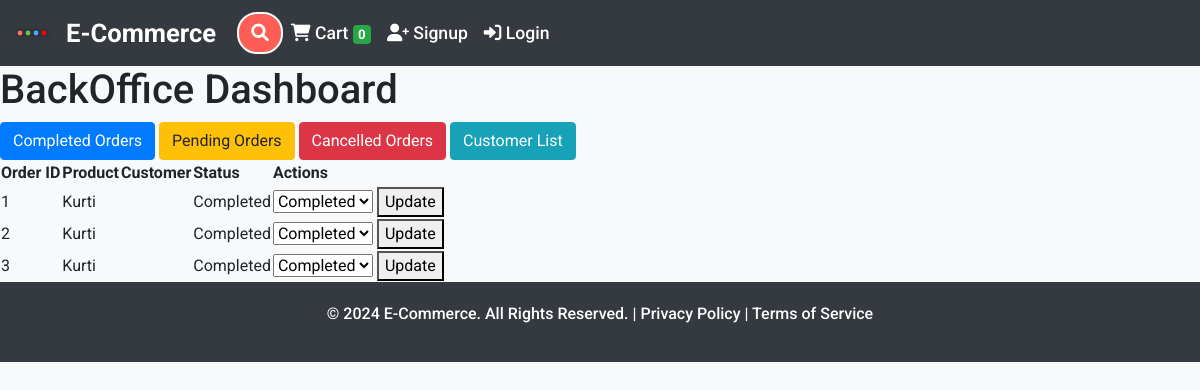
Page /backoffice/ (signed in) on the committed database.
### store/models/orders.py (models this page shows, shortened)
class Order(models.Model):
    product = models.ForeignKey(Products, on_delete=models.CASCADE)
    customer = models.ForeignKey(Customer, on_delete=models.CASCADE)
    address = models.ForeignKey(Address, on_delete=models.CASCADE)  # Reference to the Address model
    quantity = models.IntegerField(default=1)
    price = models.IntegerField()
    date = models.DateField(default=datetime.datetime.today)
    status = models.BooleanField(default=False)
    cancelled = models.BooleanField(default=False)

### store/models/product.py (models this page shows, shortened)
class Products(models.Model):
    name = models.CharField(max_length=60)
    price = models.IntegerField(default=0)
    category = models.ForeignKey(Category, on_delete=models.CASCADE, default=1)
    description = models.CharField(max_length=250, default='', blank=True, null=True)
    image = models.ImageField(upload_to='uploads/products/')
    attributes = models.ManyToManyField(AttributeKey, through=ProductAttribute, related_name='products')

### store/views/backoffice.py (the view)
# urls.py: path('backoffice/', BackOffice.as_view(), name='backoffice'),
class BackOffice(View):
    def get(self, request):
        if not request.user.is_authenticated or not request.user.is_staff:
            return redirect('/admin/login/')  # Redirect non-authenticated or non-admin users to login page
        start_date = request.GET.get('start_date')
        end_date = request.GET.get('end_date')
        if start_date and end_date:
            start_date = parse_date(start_date)
            end_date = parse_date(end_date)
            orders = Order.objects.filter(date__range=[start_date, end_date])
        else:
            orders = Order.objects.all()  # Get all orders if no date range is specified
        context = {
            'orders': orders,
        }
        return render(request, 'backoffice.html', context)

### store/templates/backoffice.html (shortened to what this page needs)
{% extends 'base.html' %}
{% block content %}
<h1>BackOffice Dashboard</h1>
<div class="navigation">
    <a href="{% url 'completed_orders' %}" class="btn btn-primary">Completed Orders</a>
    <a href="{% url 'pending_orders' %}" class="btn btn-warning">Pending Orders</a>
    <a href="{% url 'cancelled_orders' %}" class="btn btn-danger">Cancelled Orders</a>
    <a href="{% url 'customer_list' %}" class="btn btn-info">Customer List</a>
</div>
<table>
    <tr>
        <th>Order ID</th>
        <th>Product</th>
        <th>Customer</th>
        <th>Status</th>
        <th>Actions</th>
    </tr>
    {% for order in orders %}
    <tr>
        <td>{{ order.id }}</td>
        <td>{{ order.product.name }}</td>
        <td>{{ order.customer.name }}</td>
        <td>
            {% if order.status %}
                Completed
            {% elif order.cancelled %}
                Cancelled
            {% else %}
                Pending
            {% endif %}
        </td>
        <td>
            <form method="post" action="{% url 'backoffice' %}">
                <select name="status">
                    <option value="completed" {% if order.status %}selected{% endif %}>Completed</option>
                </select>
                <button type="submit">Update</button>
            </form>
        </td>
    </tr>
    {% endfor %}
</table>
{% endblock %}

### store/templates/base.html (style rules this page uses)
body { font-family: 'Roboto', sans-serif; background-color: #f8f9fa; color: #212529; }

### rows in the picture
Order: id "1", product.name "Kurti", shows "Completed", status "Completed"
Order: id "2", product.name "Kurti", shows "Completed", status "Completed"
Order: id "3", product.name "Kurti", shows "Completed", status "Completed"

### other values in the picture
{{ request.session.cart.keys|length }} "0"
